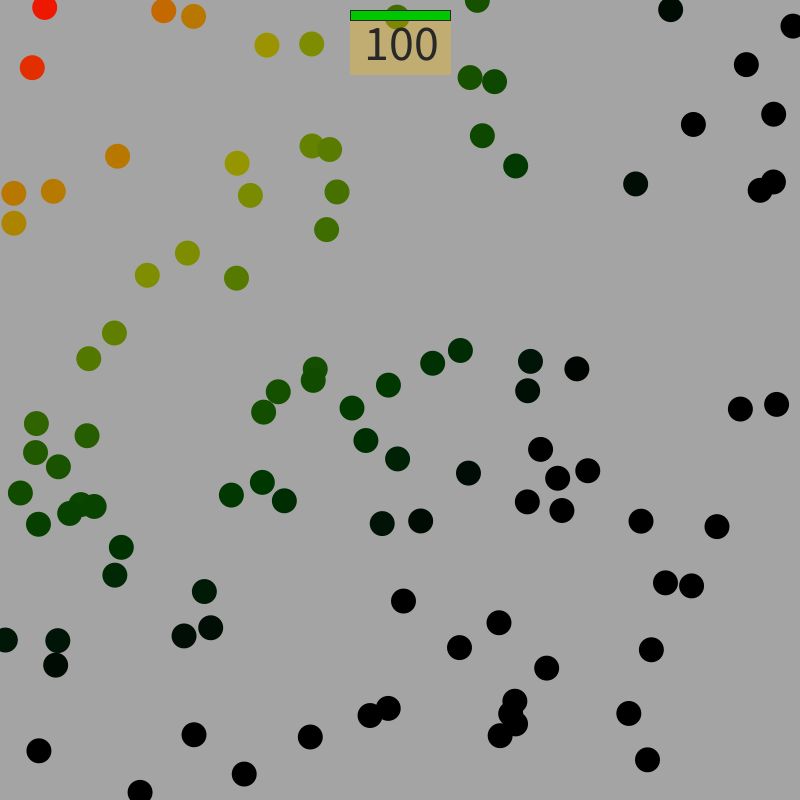
Frame 1 (no input)
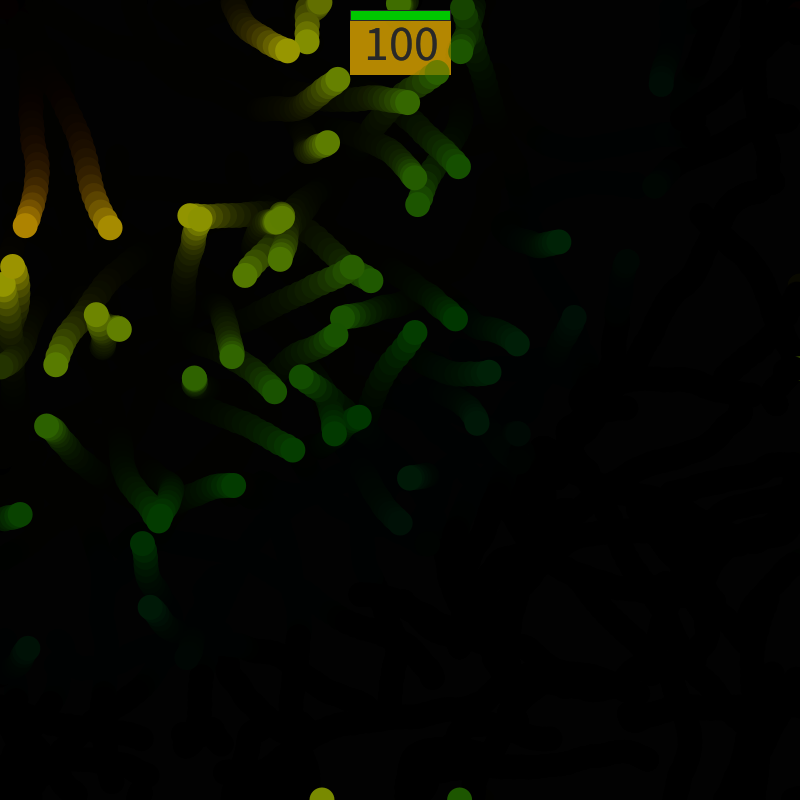
Frame 60 (the mouse pressed at the canvas centre just before this capture)
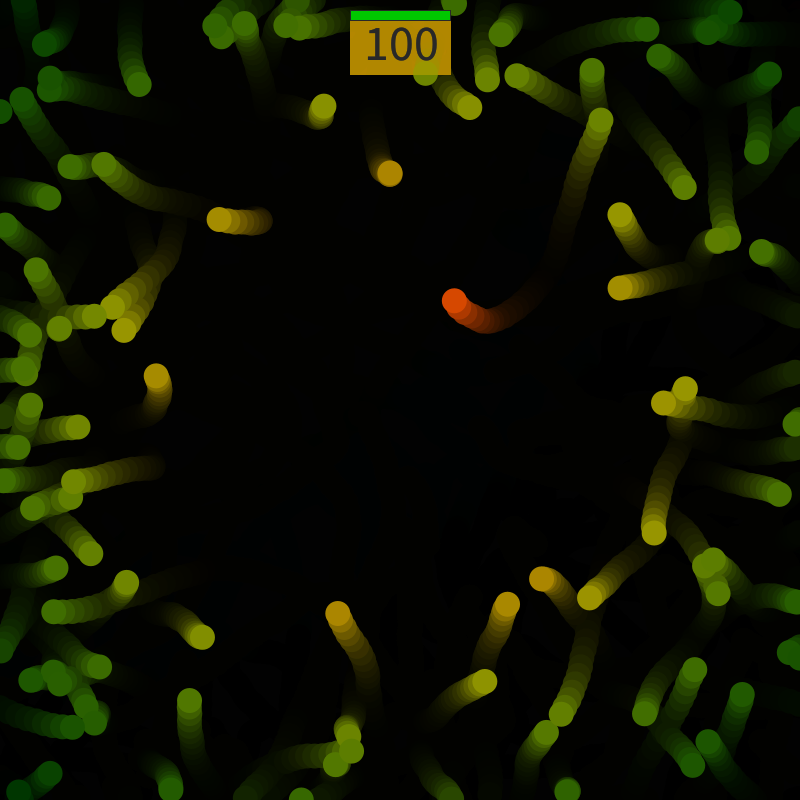
Frame 120 (the mouse held since frame 60 and released just before this capture)

The Processing sketch that drew these frames (run headless with seeded random() and noise(); from frame 60 on, the mouse is pressed at the canvas centre):

// Processing sketch: BallVector3
// ── BallVector3.pde
int nMover = 100; 
Mover[] m = new Mover[nMover]; 
boolean clicked = false;
color col = color(0,200,0);
int living = nMover;

void setup()
{
size(800,800); 
surface.setTitle ("muchy munchy");

//fullScreen();

 for (int i = 0; i < m.length; i = i + 1) //loop that will repeat 10 times
 {
   m[i] = new Mover(); //creates movers
   
 }
}

void drawMe()
{

  noStroke();
  fill(255,0,100,100);
  circle(mouseX,mouseY,30);

}


void draw()
{
  
noStroke();
fill(0,0,0,50);
rect(0,0, width, height);

 for (int i = 0; i < m.length; i = i + 1) 
 {
   m[i].update(); //updates the position
   m[i].check(); //activates check
   m[i].display(); //displays the object on the screen
 }
 
  //drawMe();
  hud();
 
}



void mousePressed()
{
 
  for (int i = 0; i < m.length; i = i + 1) //send mouse cordinates to the circles in a cycle
   {
    m[i].bite(); 
   
  } 
}


void hud()
{
translate(width/2,10);

 fill(color(200,200,200,80));
 noStroke();
 rect(-50,0,101,65);

 fill(255);
 textAlign(CENTER);
 textSize(50);
 text(living,0,50);
 
 translate(-nMover/2,0);
 
 noStroke();
 fill(col);
 rect(0,0,living,10);
 
 noFill();
 strokeWeight(1);
 stroke(color(255));
 rect(0,0,nMover,10);
 

}

// ── Mover.pde
class Mover 
{ 
 //location& velocity : deal with movement are both vectors (use x,y) 
 PVector location = new PVector (0,0) ; //where is it right now
 PVector velocity = new PVector(0,0); //(x direction and speed, y direction and speed), direction (- or +) speed (#) 
 PVector acceleration1 = new PVector(0,0);
  PVector acceleration2 = new PVector(0,0); 
 float max_speed = random(5,10);  //limits speed
 float max_acc = random(0.1,0.3); //limits acceleration
 boolean live = true; 
 float dist = 0; //distance from mouse
 
 
 Mover()
 { //puts objects in random areas on screen
  this.location.x = random(width); 
  this.location.y = random(height);
 
 }
 
 void update()//what it does
 {
 
   if (live) 
    { 
    PVector mouse = new PVector (mouseX, mouseY);
    PVector dir = PVector.sub(mouse, location);
    this.dist = dir.mag(); // distance from the mouse 
    //if(dist < 30) this.live = false;

    dir.normalize(); //use normalizing when interested in vectors direction only
    dir.mult(max_acc); //behavior for chasing the mouse
   
    acceleration1 = dir; //chasing the mouse
    acceleration2 = PVector.random2D(); //crawling
   
    if (dist < 300)
      {
        acceleration1 = acceleration2.lerp(acceleration1,3.0-(dist/300.0)); 
        acceleration1.mult(-1.0); //makes them go the other way
        velocity.add(acceleration1);

      }
    else
    {
    velocity.add(acceleration2);  
   }  


  //velocity.add(dir); follows the mouse
  //velocity.add(acceleration);
 
  velocity.limit(max_speed); //limits the velocity so it can't be bigger than 6
  location.add(velocity); 

  
 }

 }
 
 void display()//what it looks like
 {
   
   if (this.live)
   {
     colorMode(HSB, width+height, 100,100);
    fill( dist - 20 , 100 , 100-(dist/7));
    noStroke();
    circle(location.x, location.y,25);
   }

  
 }
 
 void bite()
{
   
 /*
    PVector mouse = new PVector (x,y);
    PVector dir = PVector.sub(mouse, location);
    this.dist = dir.mag();
  
  */
    if(live)
    {
    if(this.dist < 30 ) 
      {
        this.live = false;
        living = living - 1; 
      }
    }
}

void check()
{
  //if the x is bigger than the width or 0 then it will return to the 0 or width 
  if (location.x < 0) location.x = width;
  if (location.x > width) location.x = 0;
  
  //if the y is bigger than the height or 0 then it will return to the 0 or height
  if (location.y < 0) location.y = height;
  if (location.y > height) location.y = 0;
}

}
